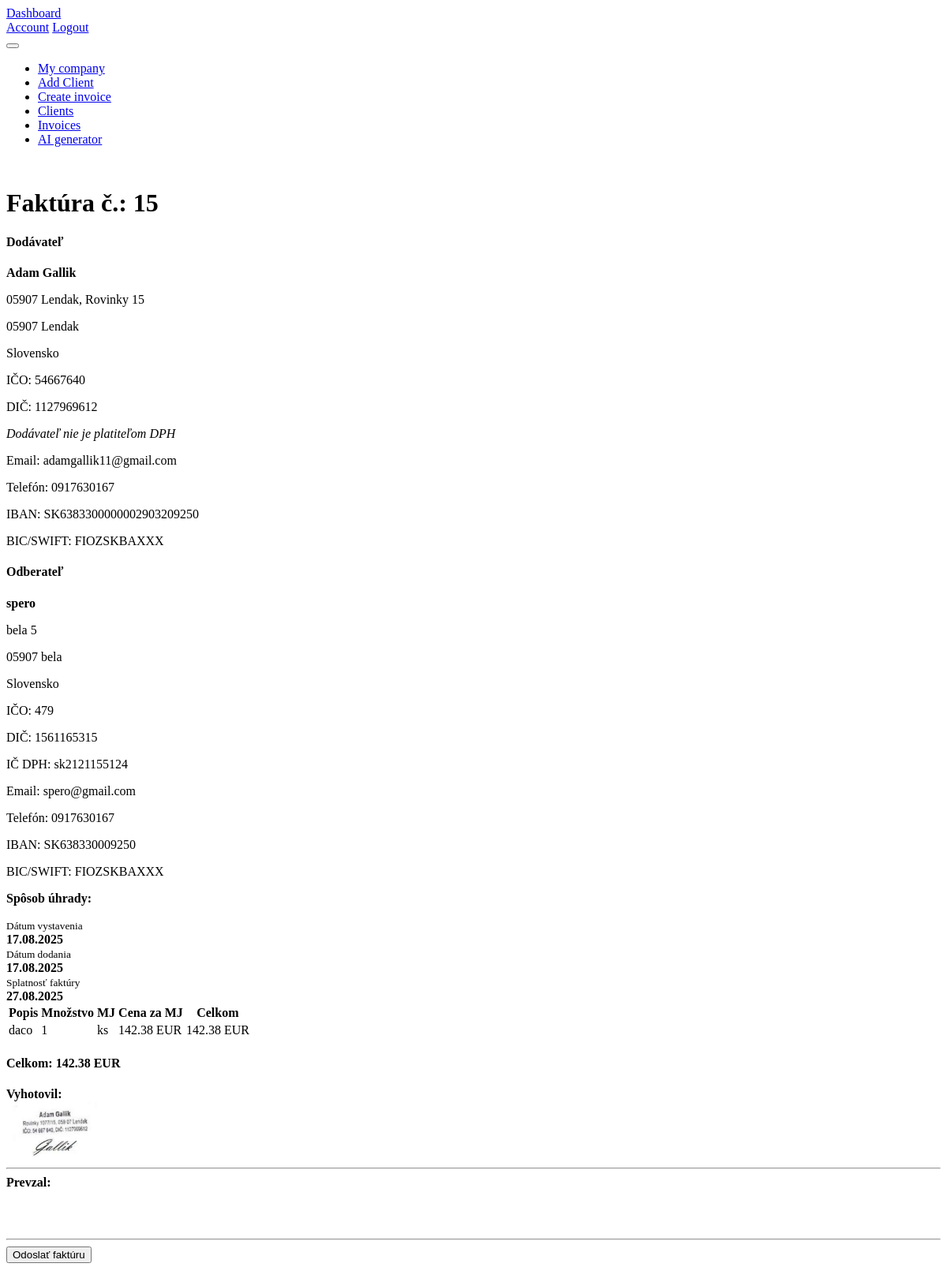
Screenshot of /show_ai_invoice/6 (signed in) with the database file from the repository.
### models.py (models this page shows, shortened)
class Invoice(db.Model):
        __tablename__ = 'invoices'
        __table_args__ = (
        db.UniqueConstraint('user_id', 'invoice_number', name='uq_user_invoice'),
        )
        id = db.Column(db.Integer, primary_key=True)
        invoice_number = db.Column(db.String(50), nullable=False)
        date = db.Column(db.Date, nullable=False)
        due_date = db.Column(db.Date, nullable=False)
        user_id = db.Column(db.Integer, db.ForeignKey('users.id'), nullable=False)
        user = db.relationship('User', backref=db.backref('invoices', lazy=True))
        currency = db.Column(db.String(10), nullable=False)
        total_cost = db.Column(db.Float, nullable=False)  # Total cost calculated as quantity
        vat_rate = db.Column(db.Float, nullable=True, default=0.0)  # VAT rate in percentage
        client_id = db.Column(db.Integer, db.ForeignKey('clients.id'), nullable=False)
        company_id = db.Column(db.Integer, db.ForeignKey('companies.id'), nullable=False)  # Foreign key to the company
        company= db.relationship('Company', backref=db.backref('invoices', lazy=True))
        client = db.relationship('Client', backref=db.backref('invoices', lazy=True))
        items = db.relationship("InvoiceItem", back_populates="invoice", cascade="all, delete-orphan")
        created_at = db.Column(db.DateTime, default=datetime.now(timezone.utc))  # Timestamp when the invoice was created
        status = db.Column(db.Enum(InvoiceStatus), nullable=False, default=InvoiceStatus.unpaid)
        pdf_path = db.Column(db.String(255), nullable=True)
        payment_method = db.Column(db.Enum(PaymentMethod), nullable=False, default=PaymentMethod.bank_transfer)

class Company(db.Model):
        __tablename__ = 'companies'
        id = db.Column(db.Integer, primary_key=True)
        name = db.Column(db.String(100), nullable=False)
        ico = db.Column(db.String(20), nullable=False)
        dic = db.Column(db.String(20), nullable=False)
        street = db.Column(db.String(100), nullable=False)
        user_id = db.Column(db.Integer, db.ForeignKey('users.id'), nullable=False)
        user = db.relationship('User', backref=db.backref('companies', lazy=True))
        city = db.Column(db.String(50), nullable=False)
        zip_code = db.Column(db.String(20), nullable=False)
        country = db.Column(db.String(50), nullable=False)
        email = db.Column(db.String(100), nullable=False)
        phone = db.Column(db.String(20), nullable=False)
        iban = db.Column(db.String(34), nullable=False)
        bic = db.Column(db.String(11), nullable=False)
        is_vat_payer = db.Column(db.Boolean, default=False)
        ic_dph = db.Column(db.String(20), nullable=True)  # Optional field for VAT ID if the

class Client(db.Model):
        __tablename__ = 'clients'
        id = db.Column(db.Integer, primary_key=True)
        name = db.Column(db.String(100), nullable=False)
        ico = db.Column(db.String(20), nullable=False)
        dic = db.Column(db.String(20), nullable=False)
        street = db.Column(db.String(100), nullable=False)
        user_id = db.Column(db.Integer, db.ForeignKey('users.id'), nullable=False)
        user = db.relationship('User', backref=db.backref('clients', lazy=True))
        city = db.Column(db.String(50), nullable=False)
        zip_code = db.Column(db.String(20), nullable=False)
        country = db.Column(db.String(50), nullable=False)
        email = db.Column(db.String(100), nullable=False)
        phone = db.Column(db.String(20), nullable=False)
        iban = db.Column(db.String(34), nullable=False)
        bic = db.Column(db.String(11), nullable=False)
        is_vat_payer = db.Column(db.Boolean, default=False)
        ic_dph = db.Column(db.String(20), nullable=True)  # Optional field for VAT ID if the client is a VAT payer

class InvoiceItem(db.Model):
    __tablename__ = 'invoice_items'
    id = db.Column(db.Integer, primary_key=True)
    invoice_id = db.Column(db.Integer, db.ForeignKey('invoices.id'), nullable=False)
    description = db.Column(db.String(200), nullable=False)
    quantity = db.Column(db.Integer, nullable=False)
    unit=db.Column(db.String(50), nullable=False)  # e.g., "pcs", "kg", etc.
    price_per_item = db.Column(db.Float, nullable=False)
    total_cost = db.Column(db.Float, nullable=False)
    invoice = db.relationship("Invoice", back_populates="items")

### routes.py (the view, shortened to what this page needs)
@main.route('/show_ai_invoice/<int:invoice_id>', methods=['GET', 'POST'])
@login_required
def view_ai_invoice(invoice_id):
    invoice = Invoice.query.filter_by(id=invoice_id, user_id=current_user.id).first_or_404()
    client = invoice.client
    company = invoice.company
    return render_template(
        "show_ai_invoice.html",
        invoice_data=invoice,
        client_data=client,
        company_data=company,
        items=invoice.items
    )

### templates/show_ai_invoice.html (shortened to what this page needs)
{% extends "base.html" %}
{% block content %}
<div class="container py-5">
  <div class="d-flex justify-content-between align-items-center mb-4">
    <h1 class="mb-0">Faktúra č.: {{ invoice_data.invoice_number }}</h1>
  </div>
  <div class="row">
    <div class="col-md-6">
      <h4>Dodávateľ</h4>
      <p><strong>{{ company_data.name }}</strong></p>
      <p>{{ company_data.street }}</p>
      <p>{{ company_data.zip_code }} {{ company_data.city }}</p>
      <p>{{ company_data.country }}</p>
      <p>IČO: {{ company_data.ico }}</p>
      <p>DIČ: {{ company_data.dic }}</p>
      {% if company_data.is_vat_payer and company_data.ic_dph %}
        <p>IČ DPH: {{ company_data.ic_dph }}</p>
      {% else %}
        <p><em>Dodávateľ nie je platiteľom DPH</em></p>
      {% endif %}
      <p>Email: {{ company_data.email }}</p>
      <p>Telefón: {{ company_data.phone }}</p>
      <p>IBAN: {{ company_data.iban }}</p>
      <p>BIC/SWIFT: {{ company_data.bic }}</p>
    </div>
    <div class="col-md-6">
      <h4>Odberateľ</h4>
      <p><strong>{{ client_data.name }}</strong></p>
      <p>{{ client_data.street }}</p>
      <p>{{ client_data.zip_code }} {{ client_data.city }}</p>
      <p>{{ client_data.country }}</p>
      <p>IČO: {{ client_data.ico }}</p>
      <p>DIČ: {{ client_data.dic }}</p>
      {% if not client_data.ic_dph %}
        <p><em>Odberateľ nie je platiteľom DPH</em></p>
      {% else %}
        <p>IČ DPH: {{ client_data.ic_dph }}</p>
      {% endif %}
      <p>Email: {{ client_data.email }}</p>
      <p>Telefón: {{ client_data.phone }}</p>
      {% if client_data.iban %}
        <p>IBAN: {{ client_data.iban }}</p>
      {% endif %}
      {% if client_data.bic %}
        <p>BIC/SWIFT: {{ client_data.bic }}</p>
      {% endif %}
    </div>
  </div>
  <div class="card my-4 p-3">
    <p class="mb-2"><strong>Spôsob úhrady:</strong> {{ company_data.payment_method }}</p>
    <div class="row text-center">
      <div class="col">
        <small class="text-muted">Dátum vystavenia</small>
        <div><strong>{{ invoice_data.date.strftime('%d.%m.%Y') }}</strong></div>
      </div>
      <div class="col">
        <small class="text-muted">Dátum dodania</small>
        <div><strong>{{ invoice_data.date.strftime('%d.%m.%Y') }}</strong></div>
      </div>
      <div class="col">
        <small class="text-muted">Splatnosť faktúry</small>
        <div><strong>{{ invoice_data.due_date.strftime('%d.%m.%Y') }}</strong></div>
      </div>
    </div>
  </div>
  <table class="table table-bordered">
    <thead class="table-light">
      <tr>
        <th>Popis</th>
        <th>Množstvo</th>
        <th>MJ</th>
        <th>Cena za MJ</th>
        <th>Celkom</th>
      </tr>
    </thead>
    <tbody>
  {% for item in invoice_data.items %}
    <tr>
      <td>{{ item.description }}</td>
      <td>{{ item.quantity }}</td>
      <td>{{ item.unit or '' }}</td>
      <td>{{ "%.2f"|format(item.price_per_item) }} {{ invoice_data.currency }}</td>
      <td>{{ "%.2f"|format(item.total_cost) }} {{ invoice_data.currency }}</td>
    </tr>
  {% endfor %}
</tbody>
  </table>
  {% if company_data.is_vat_payer %}
    <div class="mt-3">
      <p>Základ DPH: {{ "%.2f"|format(invoice_data.total_cost) }} {{ invoice_data.currency }}</p>
      <p>Sadzba DPH: {{ invoice_data.vat_rate }}%</p>
      <p>DPH: {{ "%.2f"|format(invoice_data.total_cost * invoice_data.vat_rate / 100) }} {{ invoice_data.currency }}</p>
      <h4>Spolu na úhradu: {{ "%.2f"|format(invoice_data.total_cost * (1 + invoice_data.vat_rate / 100)) }} {{ invoice_data.currency }}</h4>
    </div>
  {% else %}
    <h4 class="mt-3 text-end">Celkom: {{ invoice_data.total_cost }} {{ invoice_data.currency }}</h4>
  {% endif %}
  <div class="row mt-5">
    <div class="col text-center">
      <strong>Vyhotovil:</strong><br>
      <img src="{{ url_for('static', filename='stamp.png', _external=True) }}" alt="Stamp" style="max-height: 80px;"><br>
      <hr class="w-50 mx-auto">
    </div>
    <div class="col text-center">
      <strong>Prevzal:</strong><br><br><br><br>
      <hr class="w-50 mx-auto">
    </div>
  </div>
<form method="POST">
    <button type="submit" class="btn btn-success">Odoslať faktúru</button>
</form>
</div>
{% endblock %}

### templates/base.html (style rules this page uses)
body { background: var(--tblr-bg-surface); }

### rows the page displays
Invoice: invoice_number "15", date "17.08.2025", due_date "27.08.2025", currency "EUR", total_cost "142.38"
Company: name "Adam Gallik", street "05907 Lendak, Rovinky 15", zip_code "05907", city "Lendak", country "Slovensko", ico "54667640", dic "1127969612", email "adamgallik11@gmail.com", phone "0917630167", iban "SK6383300000002903209250", bic "FIOZSKBAXXX"
Client: name "spero", street "bela 5", zip_code "05907", city "bela", country "Slovensko", ico "479", dic "1561165315", ic_dph "sk2121155124", email "spero@gmail.com", phone "0917630167", iban "SK638330009250", bic "FIOZSKBAXXX"
InvoiceItem: description "daco", quantity "1", unit "ks", price_per_item "142.38", total_cost "142.38"
